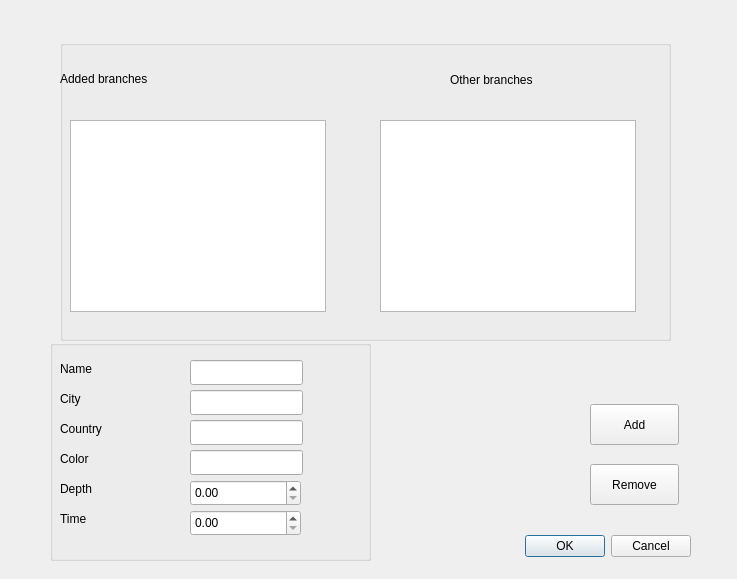
<?xml version="1.0" encoding="UTF-8"?>
<ui version="4.0">
 <class>edit_dialog</class>
 <widget class="QDialog" name="edit_dialog">
  <property name="geometry">
   <rect>
    <x>0</x>
    <y>0</y>
    <width>737</width>
    <height>579</height>
   </rect>
  </property>
  <property name="windowTitle">
   <string>Edit</string>
  </property>
  <widget class="QDialogButtonBox" name="buttonBox">
   <property name="geometry">
    <rect>
     <x>350</x>
     <y>530</y>
     <width>341</width>
     <height>32</height>
    </rect>
   </property>
   <property name="orientation">
    <enum>Qt::Horizontal</enum>
   </property>
   <property name="standardButtons">
    <set>QDialogButtonBox::Cancel|QDialogButtonBox::Ok</set>
   </property>
  </widget>
  <widget class="QGroupBox" name="Branches">
   <property name="geometry">
    <rect>
     <x>60</x>
     <y>40</y>
     <width>611</width>
     <height>301</height>
    </rect>
   </property>
   <property name="title">
    <string/>
   </property>
   <widget class="QLabel" name="label">
    <property name="geometry">
     <rect>
      <x>0</x>
      <y>30</y>
      <width>171</width>
      <height>17</height>
     </rect>
    </property>
    <property name="text">
     <string>Added branches</string>
    </property>
   </widget>
   <widget class="QLabel" name="label_2">
    <property name="geometry">
     <rect>
      <x>390</x>
      <y>30</y>
      <width>121</width>
      <height>20</height>
     </rect>
    </property>
    <property name="text">
     <string>Other branches</string>
    </property>
   </widget>
   <widget class="QListWidget" name="listWidget">
    <property name="geometry">
     <rect>
      <x>10</x>
      <y>80</y>
      <width>256</width>
      <height>192</height>
     </rect>
    </property>
   </widget>
   <widget class="QListWidget" name="listWidget_2">
    <property name="geometry">
     <rect>
      <x>320</x>
      <y>80</y>
      <width>256</width>
      <height>192</height>
     </rect>
    </property>
   </widget>
  </widget>
  <widget class="QGroupBox" name="groupBox_2">
   <property name="geometry">
    <rect>
     <x>50</x>
     <y>340</y>
     <width>321</width>
     <height>221</height>
    </rect>
   </property>
   <property name="title">
    <string/>
   </property>
   <widget class="QLabel" name="label_3">
    <property name="geometry">
     <rect>
      <x>10</x>
      <y>20</y>
      <width>67</width>
      <height>17</height>
     </rect>
    </property>
    <property name="text">
     <string>Name</string>
    </property>
   </widget>
   <widget class="QLabel" name="label_4">
    <property name="geometry">
     <rect>
      <x>10</x>
      <y>50</y>
      <width>67</width>
      <height>17</height>
     </rect>
    </property>
    <property name="text">
     <string>City</string>
    </property>
   </widget>
   <widget class="QLabel" name="label_5">
    <property name="geometry">
     <rect>
      <x>10</x>
      <y>80</y>
      <width>67</width>
      <height>17</height>
     </rect>
    </property>
    <property name="text">
     <string>Country</string>
    </property>
   </widget>
   <widget class="QLabel" name="label_6">
    <property name="geometry">
     <rect>
      <x>10</x>
      <y>110</y>
      <width>67</width>
      <height>17</height>
     </rect>
    </property>
    <property name="text">
     <string>Color</string>
    </property>
   </widget>
   <widget class="QLabel" name="label_7">
    <property name="geometry">
     <rect>
      <x>10</x>
      <y>140</y>
      <width>67</width>
      <height>17</height>
     </rect>
    </property>
    <property name="text">
     <string>Depth</string>
    </property>
   </widget>
   <widget class="QLabel" name="label_8">
    <property name="geometry">
     <rect>
      <x>10</x>
      <y>170</y>
      <width>67</width>
      <height>17</height>
     </rect>
    </property>
    <property name="text">
     <string>Time</string>
    </property>
   </widget>
   <widget class="QLineEdit" name="lineEdit">
    <property name="geometry">
     <rect>
      <x>140</x>
      <y>20</y>
      <width>113</width>
      <height>25</height>
     </rect>
    </property>
   </widget>
   <widget class="QLineEdit" name="lineEdit_2">
    <property name="geometry">
     <rect>
      <x>140</x>
      <y>50</y>
      <width>113</width>
      <height>25</height>
     </rect>
    </property>
   </widget>
   <widget class="QLineEdit" name="lineEdit_3">
    <property name="geometry">
     <rect>
      <x>140</x>
      <y>80</y>
      <width>113</width>
      <height>25</height>
     </rect>
    </property>
   </widget>
   <widget class="QLineEdit" name="lineEdit_4">
    <property name="geometry">
     <rect>
      <x>140</x>
      <y>110</y>
      <width>113</width>
      <height>25</height>
     </rect>
    </property>
   </widget>
   <widget class="QDoubleSpinBox" name="doubleSpinBox">
    <property name="geometry">
     <rect>
      <x>140</x>
      <y>140</y>
      <width>111</width>
      <height>26</height>
     </rect>
    </property>
   </widget>
   <widget class="QDoubleSpinBox" name="doubleSpinBox_2">
    <property name="geometry">
     <rect>
      <x>140</x>
      <y>170</y>
      <width>111</width>
      <height>26</height>
     </rect>
    </property>
   </widget>
  </widget>
  <widget class="QPushButton" name="pushButton">
   <property name="geometry">
    <rect>
     <x>590</x>
     <y>404</y>
     <width>89</width>
     <height>41</height>
    </rect>
   </property>
   <property name="text">
    <string>Add</string>
   </property>
  </widget>
  <widget class="QPushButton" name="pushButton_2">
   <property name="geometry">
    <rect>
     <x>590</x>
     <y>464</y>
     <width>89</width>
     <height>41</height>
    </rect>
   </property>
   <property name="text">
    <string>Remove</string>
   </property>
  </widget>
 </widget>
 <resources/>
 <connections>
  <connection>
   <sender>buttonBox</sender>
   <signal>accepted()</signal>
   <receiver>edit_dialog</receiver>
   <slot>accept()</slot>
   <hints>
    <hint type="sourcelabel">
     <x>248</x>
     <y>254</y>
    </hint>
    <hint type="destinationlabel">
     <x>157</x>
     <y>274</y>
    </hint>
   </hints>
  </connection>
  <connection>
   <sender>buttonBox</sender>
   <signal>rejected()</signal>
   <receiver>edit_dialog</receiver>
   <slot>reject()</slot>
   <hints>
    <hint type="sourcelabel">
     <x>316</x>
     <y>260</y>
    </hint>
    <hint type="destinationlabel">
     <x>286</x>
     <y>274</y>
    </hint>
   </hints>
  </connection>
 </connections>
</ui>
